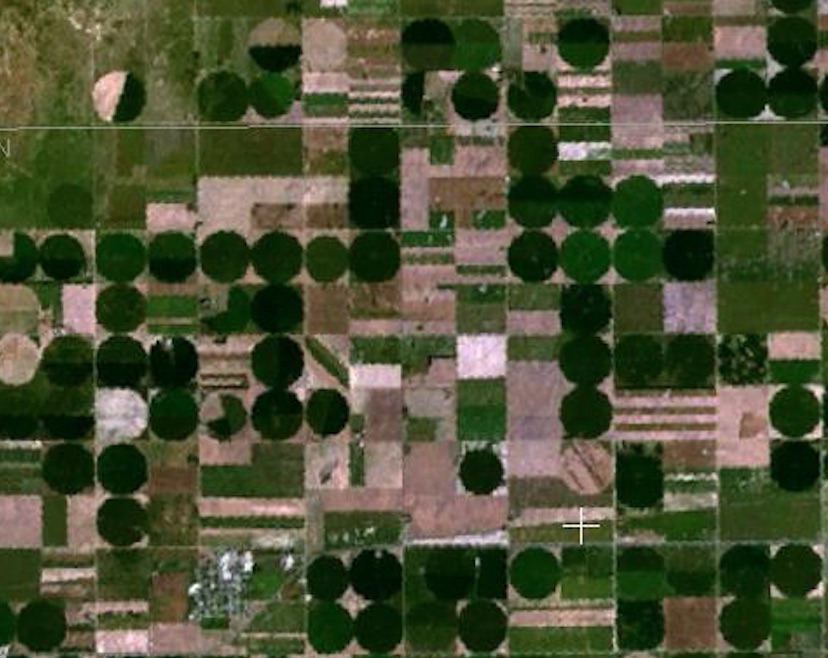
#> input picture Convolutional Filters and Edge Detection/images/round_farms.jpg, 828 x 658 px
$ jupyter execute '7. Hough Circles.ipynb'   (shell and % lines are left out)
#> lines starting #> are read from the running program, lines starting #| are printed output that depends on the picture
[cell 1]
import numpy as np
import matplotlib.pyplot as plt
import cv2

[cell 2]
image = cv2.cvtColor(cv2.imread('images/round_farms.jpg'),cv2.COLOR_BGR2RGB)
image_copy = np.copy(image)
plt.imshow(image)

[cell 3]
gray = cv2.cvtColor(image, cv2.COLOR_RGB2GRAY)
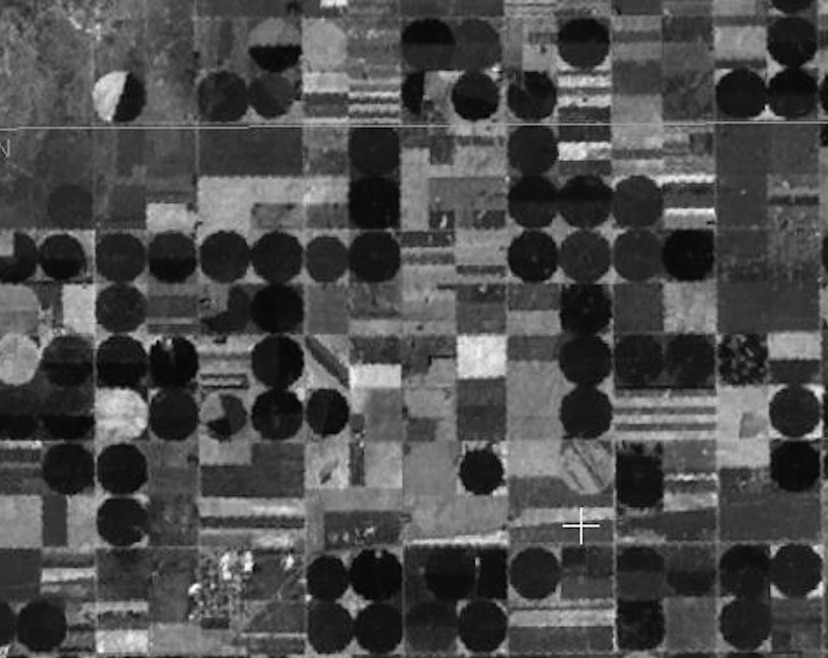
#> gray: shape (658, 828); min 1, max 254, mean 76.5
plt.imshow(gray,cmap='gray')

[cell 4]
gaussian = cv2.GaussianBlur(gray,(3,3),0)

[cell 5]
plt.imshow(gaussian,cmap='gray')

[cell 6]
circle_im = image_copy

[cell 7]
circles = cv2.HoughCircles(gaussian, cv2.HOUGH_GRADIENT, 1,
                           minDist=45,
                           param1=70,
                           param2=11,
                           minRadius=20,
                           maxRadius=40)
#> circles = 176 rows, first 8: [276.5, 361.5, 27.2], [262.5, 572.5, 39.4], [121.5, 468.5, 26.1], [219.5, 595.5, 33.8], [535.5, 573.5, 26], [126.5, 366.5, 34.9], [583.5, 34.5, 33.8], [224.5, 256.5, 26]

circles = np.uint16(np.around(circle_im))
for i in circles[0,:]:
    cv2.circle(circle_im,(i[0],i[1]),i[2],(0,255,0),2)
    cv2.circle(circle_im,(i[0],i[1]),2,(0,0,255),3)
#> this loop made 828 passes
#> i on passes 1 to 3: [84, 78, 28], [82, 76, 26], [78, 74, 26]
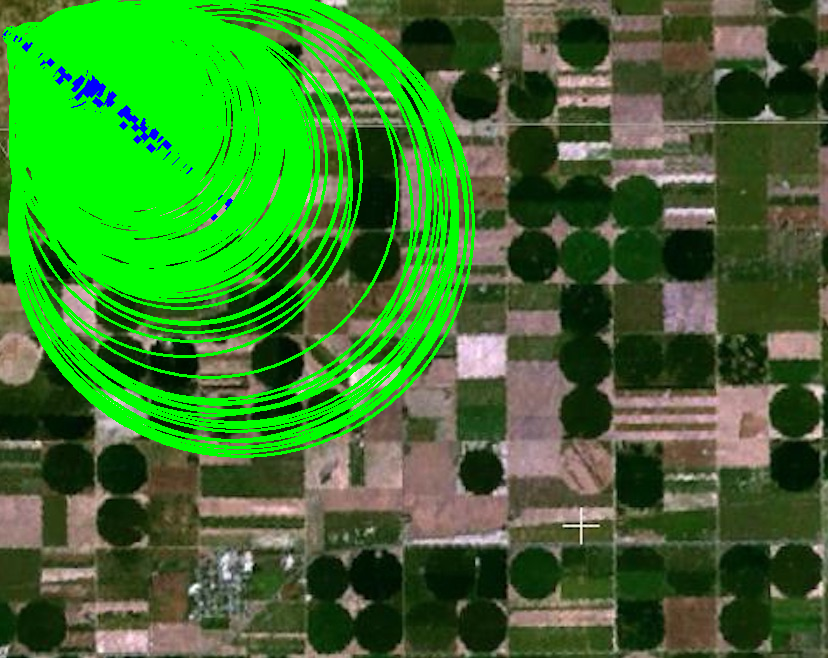
#> circle_im: shape (658, 828, 3); mean R, G, B 58.4, 118.1, 43

plt.imshow(circle_im)

$ run again, with Convolutional Filters and Edge Detection/images/birds.jpg copied over Convolutional Filters and Edge Detection/images/round_farms.jpg
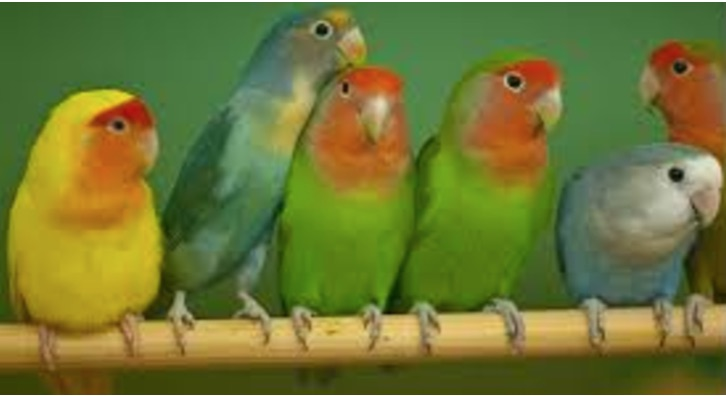
#> input picture Convolutional Filters and Edge Detection/images/birds.jpg, 726 x 396 px
#> `gray = cv2.cvtColor(image, cv2.COLOR_RGB2GRAY)`:
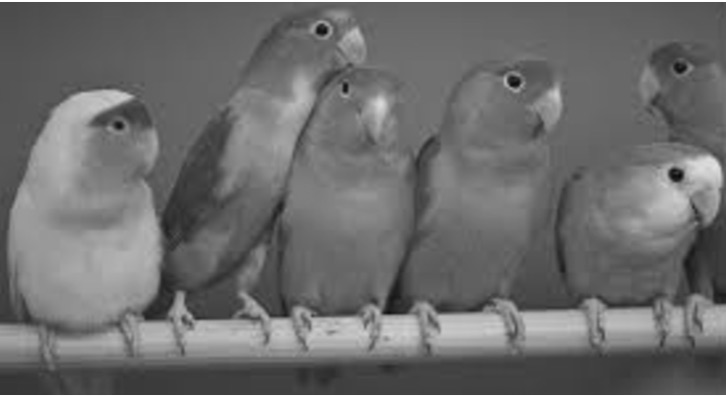
#> gray: shape (396, 726); min 8, max 255, mean 108.6
#> `circles = cv2.HoughCircles(gaussian, cv2.HOUGH_GRADIENT, 1, minDist=45..`: circles = 30 rows, first 8: [155.5, 331.5, 33.8], [118.5, 146.5, 39.4], [332.5, 51.5, 33.8], [690.5, 177.5, 31.5], [386.5, 331.5, 32.7], [493.5, 329.5, 31.5], [296.5, 329.5, 32.7], [348.5, 108.5, 37.2]
#> the loop `for i in circles[0,:]:` made 726 passes
#> i on passes 1 to 3: [255, 255, 255], [255, 255, 255], [255, 255, 255]
#> after the loop `for i in circles[0,:]:`:
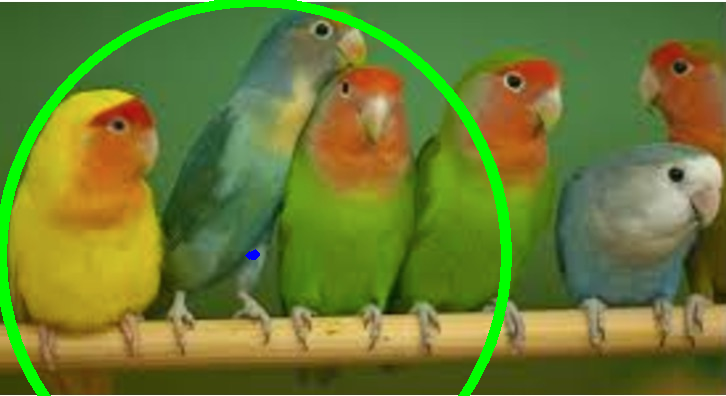
#> circle_im: shape (396, 726, 3); mean R, G, B 107.3, 123.7, 50.4

$ run again, with Convolutional Filters and Edge Detection/images/city_hall.jpg copied over Convolutional Filters and Edge Detection/images/round_farms.jpg
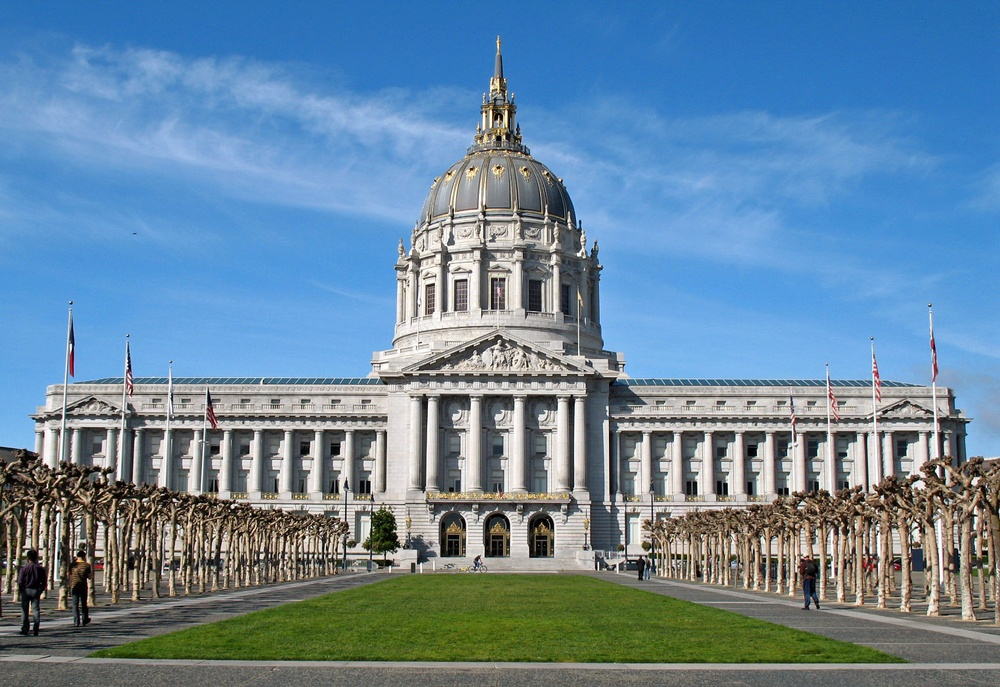
#> input picture Convolutional Filters and Edge Detection/images/city_hall.jpg, 1000 x 687 px, shrunk from 1524 x 1047 before the run
#> `gray = cv2.cvtColor(image, cv2.COLOR_RGB2GRAY)`:
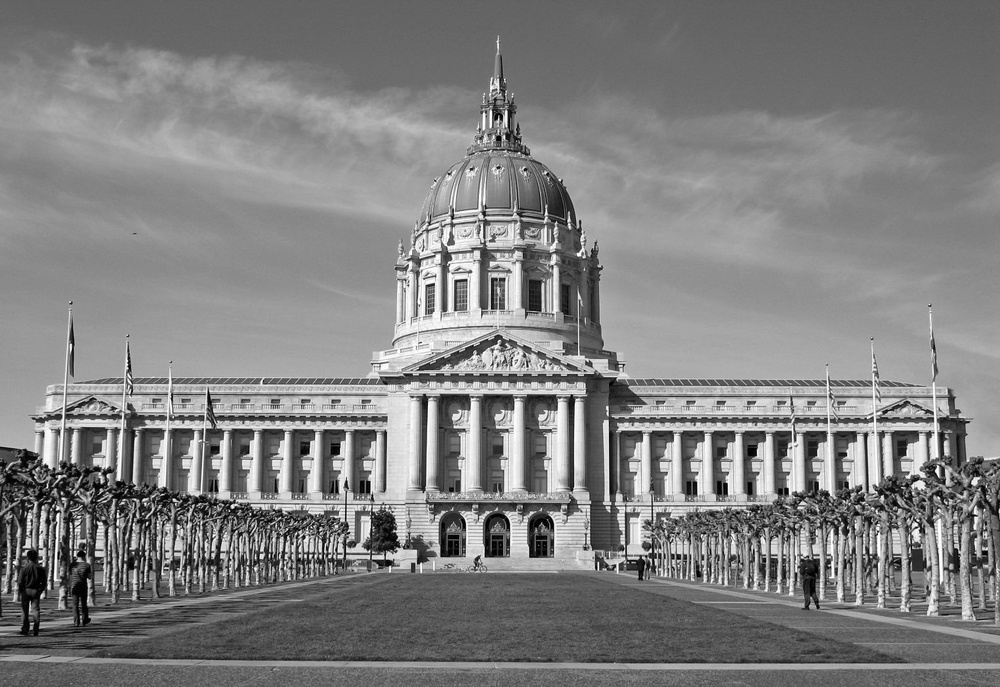
#> gray: shape (687, 1000); min 0, max 255, mean 128.6
#> `circles = cv2.HoughCircles(gaussian, cv2.HOUGH_GRADIENT, 1, minDist=45..`: circles = 135 rows, first 8: [363.5, 542.5, 39.4], [182.5, 536.5, 39.4], [522.5, 197.5, 39.4], [127.5, 526.5, 39.4], [241.5, 551.5, 39.4], [823.5, 538.5, 39.4], [707.5, 552.5, 37.2], [290.5, 535.5, 33.8]
#> the loop `for i in circles[0,:]:` made 1000 passes
#> i on passes 1 to 3: [41, 111, 183], [41, 111, 183], [41, 111, 183]
#> after the loop `for i in circles[0,:]:`:
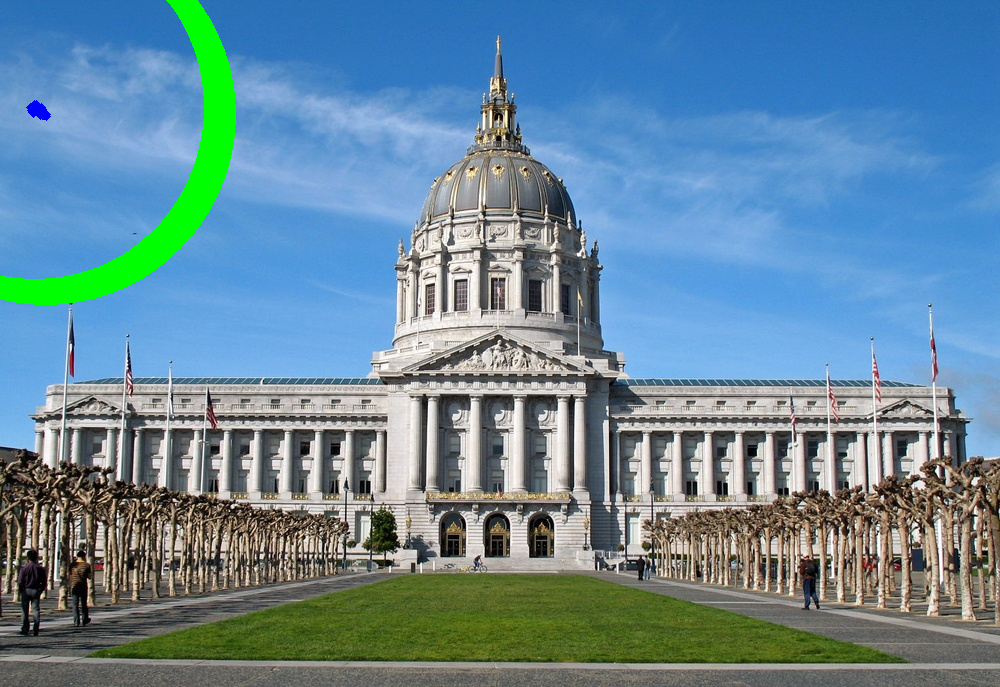
#> circle_im: shape (687, 1000, 3); mean R, G, B 102.8, 137, 154.6
